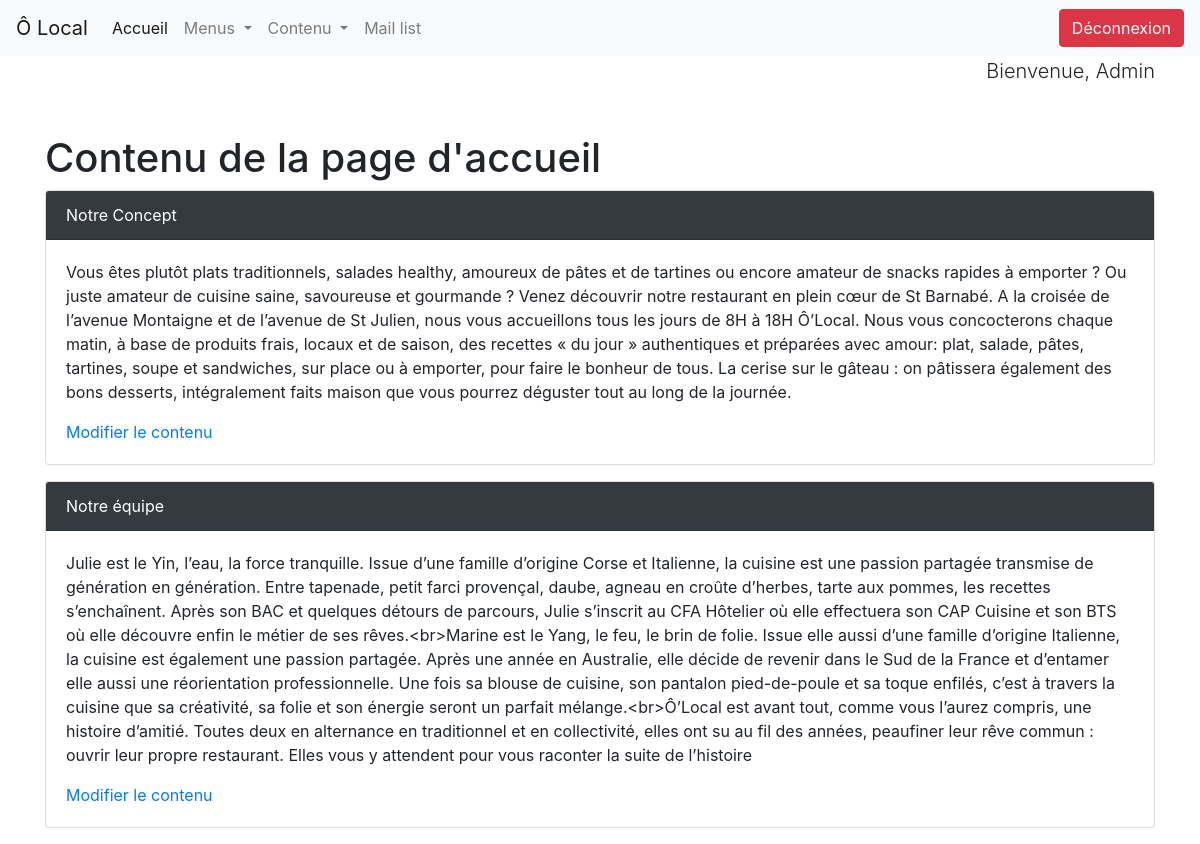
Screenshot of /backOffice/homeContent.php (signed in) with the database file from the repository.
### tables this page shows
CREATE TABLE `homeContent` (
  `id` int(11) NOT NULL,
  `title` varchar(255) NOT NULL,
  `content` text NOT NULL,
  `img` varchar(255) NOT NULL,
  `img_alt` varchar(255) NOT NULL
);

### backOffice/includes/views/homeContent.phtml (the view)
    <main class="container-xl">
        <p class="text-right mb-5 lead">Bienvenue, <?= htmlspecialchars($_SESSION['admin']['name']) ?></p>
        <h1 class="ml-5 ml-md-auto text-left">Contenu de la page d'accueil</h1>
        <?php foreach($homeContent as $content): ?>
            <div class="card mb-3 col p-0">
                <div class="card-header bg-dark text-white container-fluid"><?= htmlspecialchars($content['title']) ?></div>
                <div class="card-body">
                    <p class="w-80"><?= htmlspecialchars($content['content']) ?></p>
                    <a href="editHomeContent.php?id=<?= htmlspecialchars($content['id']) ?>">Modifier le contenu</a>
                </div>
            </div>
        <?php endforeach; ?>
    </main>
</body>
</html>

### rows the page displays
homecontent: title "Notre Concept", content "Vous êtes plutôt plats traditionnels, salades healthy, amoureux de pâtes et de tartines ou encore amateur de snacks rapides à emporter ? Ou juste amateur de cuisine saine, savoureuse et gourmande ? Venez découvrir notre restaurant en plein cœur de St Barnabé. A la croisée de l’avenue Montaigne et de l’avenue de St Julien, nous vous accueillons tous les jours de 8H à 18H Ô’Local. Nous vous concocterons chaque matin, à base de produits frais, locaux et de saison, des recettes « du jour » authentiques et préparées avec amour: plat, salade, pâtes, tartines, soupe et sandwiches, sur place ou à emporter, pour faire le bonheur de tous. La cerise sur le gâteau : on pâtissera également des bons…"
homecontent: title "Notre équipe", content "Julie est le Yin, l’eau, la force tranquille. Issue d’une famille d’origine Corse et Italienne, la cuisine est une passion partagée transmise de génération en génération. Entre tapenade, petit farci provençal, daube, agneau en croûte d’herbes, tarte aux pommes, les recettes s’enchaînent. Après son BAC et quelques détours de parcours, Julie s’inscrit au CFA Hôtelier où elle effectuera son CAP Cuisine et son BTS où elle découvre enfin le métier de ses rêves.<br>Marine est le Yang, le feu, le brin de folie. Issue elle aussi d’une famille d’origine Italienne, la cuisine est également une passion partagée. Après une année en Australie, elle décide de revenir dans le Sud de la France et d’entamer…"

### other values shown
$_SESSION['admin']['name'] "Admin"
